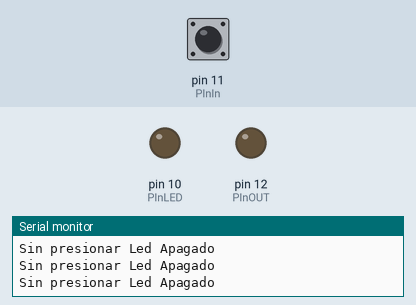
Simulated run of this sketch. Board: Arduino Uno, built with avr-gcc and run on an emulated ATmega328P. On the bench: output pins drawn as LEDs (lit = HIGH), the last lines printed to the serial monitor. Dashed ring = blinking. The inputs (shaded band) are chosen by the test bench; at power-on: pin 11 (PInIn) LOW.

Above: at 1.2 s.
1.3 s: pin 11 (PInIn) driven HIGH
At 2.0 s:
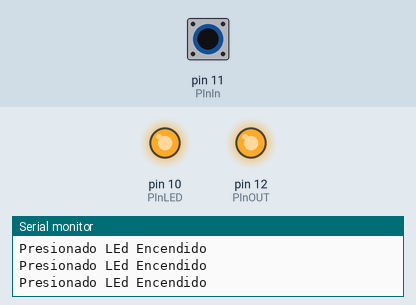
2.8 s: pin 11 (PInIn) driven LOW
At 3.7 s:
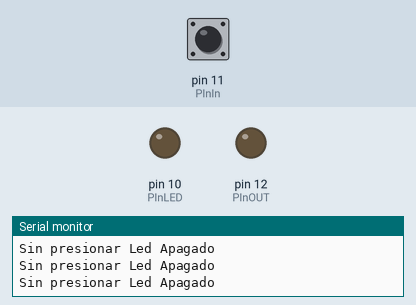
5.8 s: pin 11 (PInIn) pulsed HIGH 2 times (0.12 s each, 0.3 s apart)
At 6.19 s:
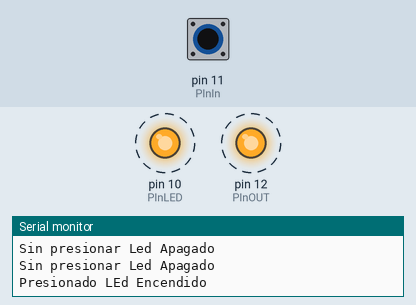
9.4 s: pin 11 (PInIn) pulsed HIGH 5 times (0.12 s each, 0.3 s apart)
At 11.5 s:
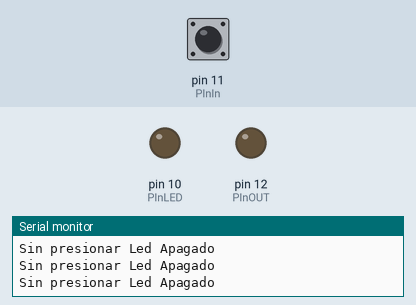
Timing chart, 0 to 13.0 s (numbered marks = the images above; inputs shaded):
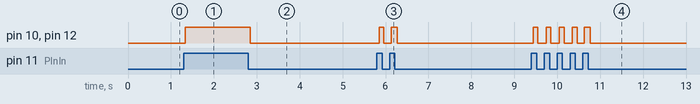

Measured:
- after the input at 1.3 s, pin 10 (PInLED), pin 12 (PInOUT): LOW → HIGH at once
- after the input at 2.8 s, pin 10 (PInLED), pin 12 (PInOUT): HIGH → LOW after 0.05 s
- after the input at 5.8 s, pin 10 (PInLED), pin 12 (PInOUT): alternates HIGH for 0.12 s and LOW for 0.17 s, 4 changes in all, then stays LOW, starting after 0.05 s
- after the input at 9.4 s, pin 10 (PInLED), pin 12 (PInOUT): alternates HIGH for 0.11 s and LOW for 0.20 s, 10 changes in all, then stays LOW, starting at once

The sketch:

sketch_oct2a.ino
```cpp
#define PInIn 11
#define PInOUT 12
#define PInLED 10

void setup() {

Serial.begin(9600);
pinMode(PInIn, INPUT);
pinMode(PInOUT, OUTPUT);
pinMode(PInLED, OUTPUT);

}

void loop()
    {
       if (digitalRead(PInIn) == true )
        {
          Serial.println("Presionado LEd Encendido");
          digitalWrite(PInOUT,true);
          digitalWrite(PInLED,true);
        }
        else
        {
          Serial.println("Sin presionar Led Apagado");
          digitalWrite(PInOUT,false);
          digitalWrite(PInLED,false);
        }
    }
```
